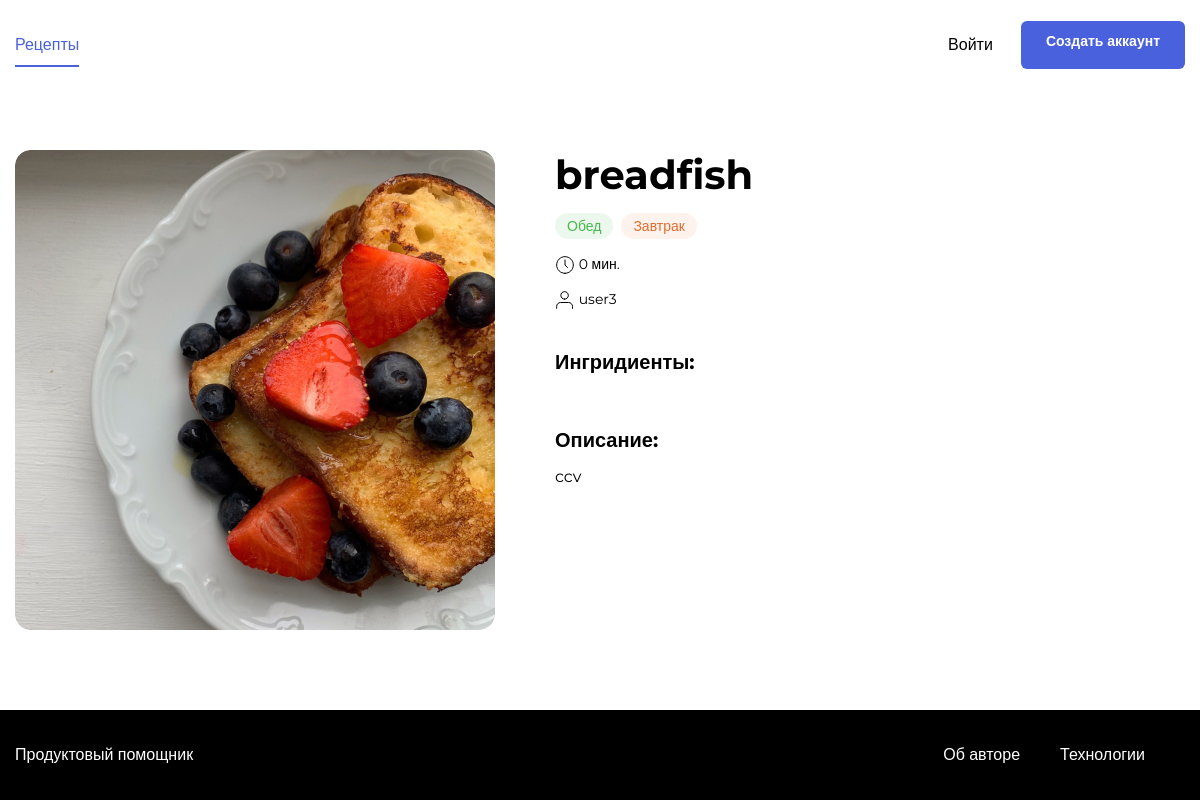
The page /recipe/5/ on the database as committed earlier.
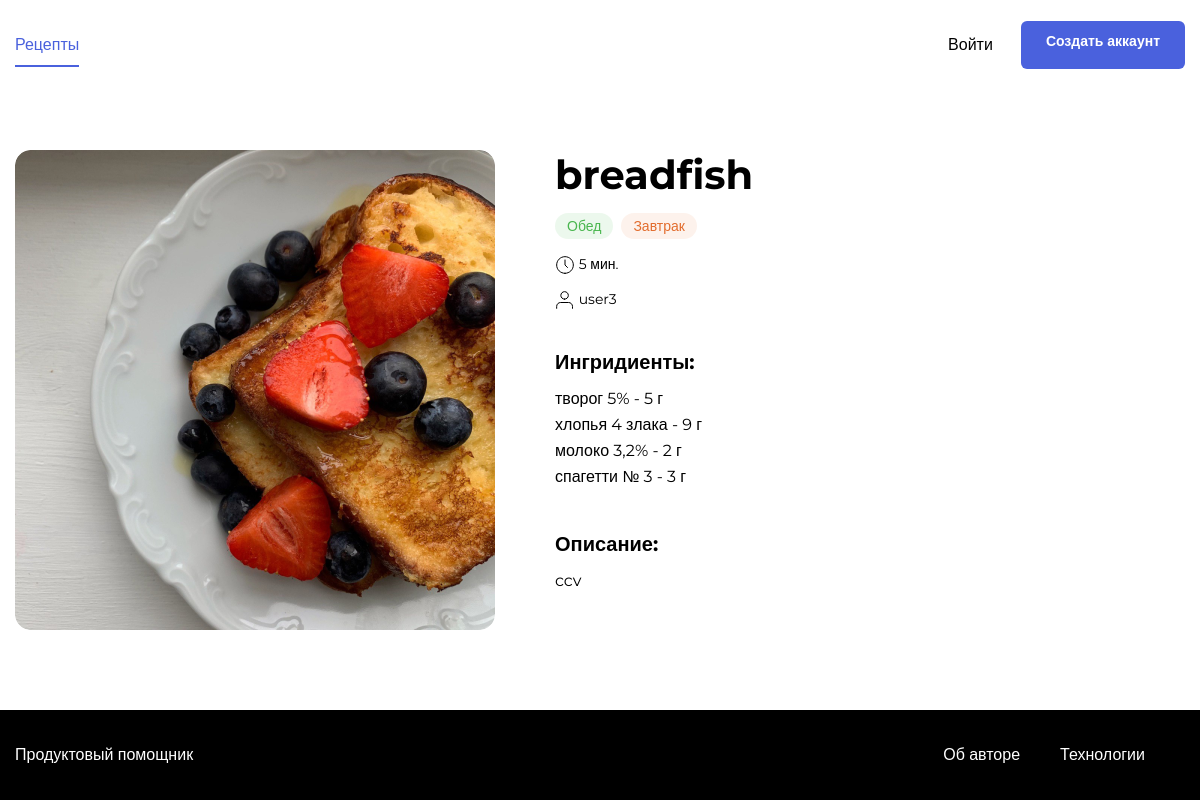
The same page on the database as committed later.
### recipes/models.py (models this page shows, shortened)
class Tag(models.Model):
    title = models.CharField(max_length=100)
    en_title = models.CharField(max_length=100, null=True)

class Recipe(models.Model):
    author = models.ForeignKey(User, on_delete=models.CASCADE, related_name="recipes")
    title = models.CharField(max_length = 100)
    image = models.ImageField(upload_to='static/images/recipes/', blank=True, null=True)
    text = models.TextField(null=True)
    ingredients = models.ManyToManyField(Ingredient, through='recipeingredient')
    tag = models.ManyToManyField('Tag')
    preparing_time = models.PositiveSmallIntegerField(default=0, null=True)

class Ingredient(models.Model):
    title = models.CharField(max_length=50,null=True, verbose_name='Название')
    dimension = models.CharField(max_length=10,null=True, verbose_name='Еденица измерения')
    def __str__(self):
        return self.title

class RecipeIngredient(models.Model):
    ingredient = models.ForeignKey(Ingredient, on_delete = models.CASCADE, default = '0')
    amount = models.PositiveSmallIntegerField(null=True)
    recipe = models.ForeignKey(Recipe, on_delete = models.CASCADE, default = '0')

### foodgram/views.py (the view)
# urls.py: path('recipe/<int:recipe_id>/', foodgramviews.recipe, name="recipe"),
def recipe(request, recipe_id):
    recipe = get_object_or_404(Recipe, pk=recipe_id)
    in_favorites = None
    if str(request.user) != 'AnonymousUser':
        username = request.user
        in_favorites = Favorite.objects.filter(user=username, recipe=recipe).first()
    ingredients = zip(recipe.ingredients.all(), recipe.recipeingredient_set.all())
    return render(request, 'singlePage.html', {'recipe' : recipe, 'ingredients' : ingredients, 'in_favorites': in_favorites})

### recipes/templates/singlePage.html (shortened to what this page needs)
<!doctype html>
{% load static %}
<html lang="en">
<head>
    <link rel="stylesheet" href="{% static './pages/single.css' %}">
</head>
<body class="body">
<header class="header">
    {% if user.is_authenticated %}
        {% include 'includes/nav_auth.html' %}
    {% else %}
        {% include 'includes/nav_not_auth.html' %}
    {% endif %}
</header>
    <main class="main container">
        <div class="single-card" data-id= '{{ recipe.id }}' data-author= '{{ recipe.author.id }}'>
            <img src="{{ STATIC_URL }}/{{ recipe.image }}" alt="{{ recipe.title }}" class="single-card__image">
            <div class="single-card__info">
                <div class="single-card__header-info">
                    <h1 class="single-card__title">{{ recipe.title }}</h1>
                </div>
                <ul class="single-card__items">
                    {% for tag in recipe.tag.all %}
                        {% if tag.title == 'Обед' %}
                            <li class="single-card__item"><span class="badge badge_style_green">Обед</span></li>
                        {% elif tag.title == 'Завтрак' %}
                            <li class="single-card__item"><span class="badge badge_style_orange">Завтрак</span></li>
                        {% elif tag.title == 'Ужин' %}
                            <li class="single-card__item"><span class="badge badge_style_purple">Ужин</span></li>
                        {% endif %}
                   {% endfor %}
                </ul>
                <div class="single-card__items single-card__items_column">
                    <p class="single-card__text"><span class="icon-time"></span> {{ recipe.preparing_time }} мин.</p>
                    <ul class="single-card__items">
                        <li class="single-card__item"><p class="single-card__text"><span class="icon-user"></span> {{ recipe.author }}</p></li>
                    </ul>
                </div>
                <div class="single-card__section">
                    <h3 class="single-card__section-title">Ингридиенты:</h3>
                    <div class="single-card__items single-card__items_column">
                        {% for ingredient, recipeingredient in ingredients%}
                            <p class=" single-card__section-item">{{ ingredient }} - {{recipeingredient.amount}} {{ ingredient.dimension }} </p>
                        {% endfor %}
                    </div>
                </div>
                <div class="single-card__section">
                    <h3 class="single-card__section-title">Описание:</h3>
                    <p class=" single-card__section-text">{{ recipe.text }}</p>
                </div>
            </div>
        </div>
    </main>
    {% include 'includes/footer.html' %}
</body>
</html>

Rows that differ between the two databases and show on the page:
changed Recipe "breadfish": preparing_time "0" → "5"
now on this page (row unchanged): Ingredient: title "творог 5%", amount "5", dimension "г"
now on this page (row unchanged): Ingredient: title "хлопья 4 злака", amount "9", dimension "г"
now on this page (row unchanged): Ingredient: title "молоко 3,2%", amount "2", dimension "г"
now on this page (row unchanged): Ingredient: title "спагетти № 3", amount "3", dimension "г"
